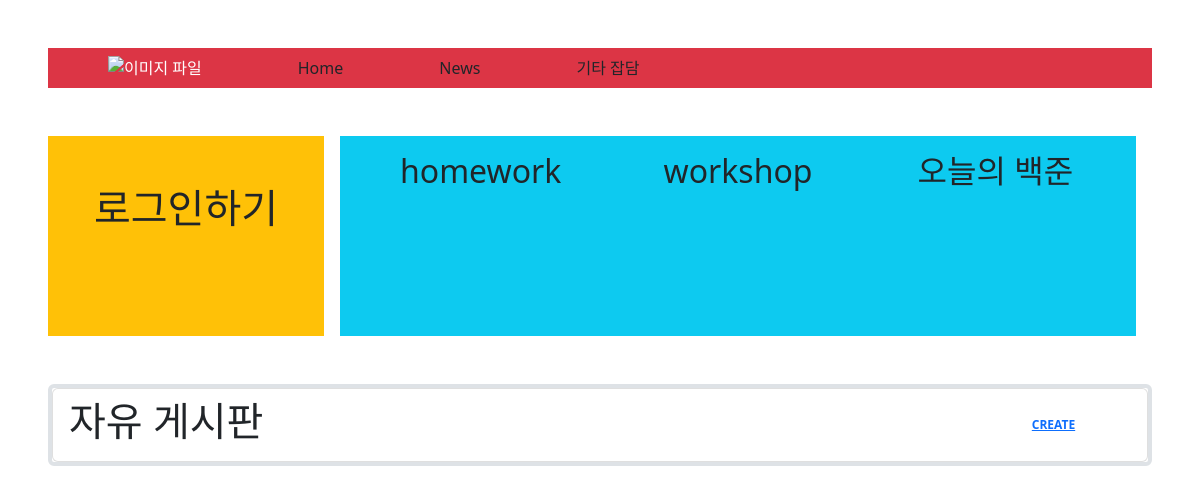
Before: /else_board/ with the older database file.
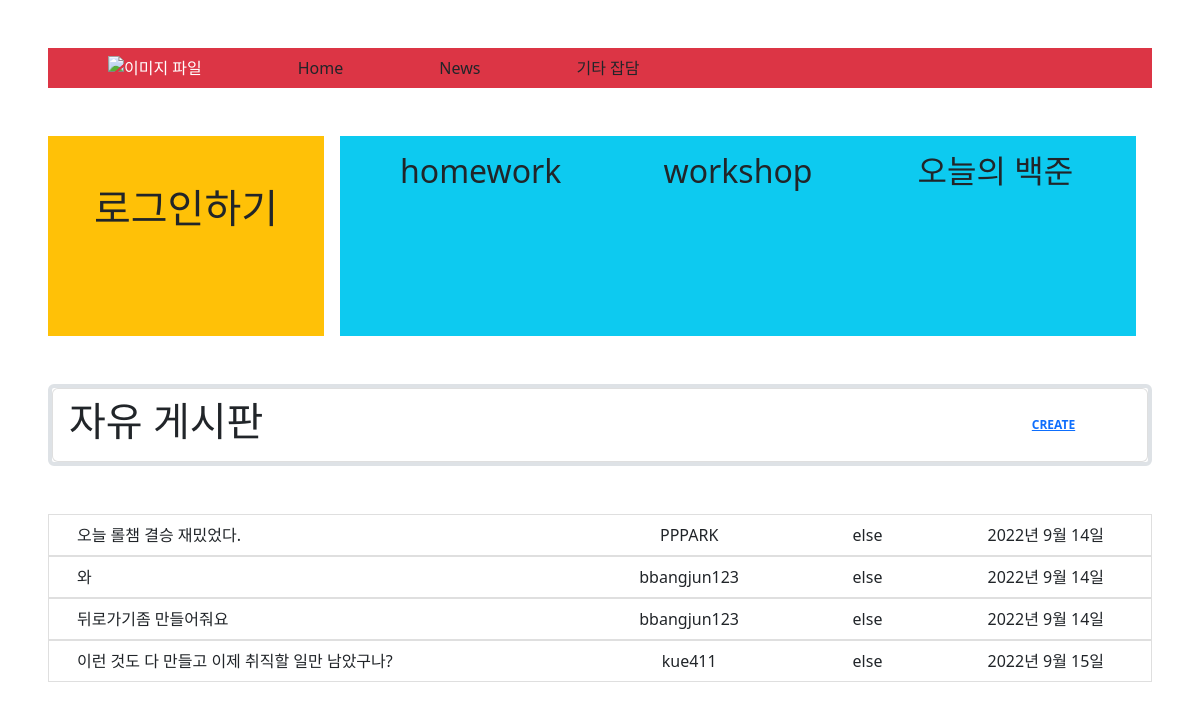
After: the same page with the newer database file.
### articles/models.py (models this page shows)
class ArticleModel(models.Model):
    variety_1 = (
              ('Backjoon', 'Backjoon'),
              ('SWEA', 'SWEA'),
              ('Programmers', 'Programmers'),
              ('else', 'else'),
    )
    username = models.CharField(max_length=30)
    title = models.CharField(max_length= 30)
    content = models.TextField()
    release_date = models.DateField(auto_now = True)
    update_date = models.DateField(auto_now_add= True)
    variety = models.CharField(max_length=30, choices=variety_1)

### articles/views.py (the view)
# urls.py: path('else_board/', views.else_board, name = 'else_board'),
def else_board(request):
    articles = ArticleModel.objects.filter(variety = "else")
    context = {
        "articles" : articles
    }
    return render(request, "articles/else_board.html", context)

### articles/templates/articles/else_board.html (shortened to what this page needs)
{% extends 'base.html' %}
{% block content %}
<ul class="list-group border border-4 my-5">
    <li class="list-group-item d-flex justify-content-between align-items-center">
      <h1>자유 게시판</h1>
      <span class="badge badge-primary badge-pill mx-5"><a href="{% url 'articles:create' %}">CREATE</a></span>
    </li>
</ul>
<ul class="list-group">
    {% for article in articles %}
    <a href="{% url 'articles:detail' article.id %}" class='text-decoration-none'>
    <li class="list-group-item list-group-item-action">
    <div class="container text-center">
        <div class="row">
            <div class="col-6 text-start">{{article.title}}</div>
            <div class="col-2">{{article.username}}</div>
            <div class="col-2">{{article.variety}}</div>
            <div class="col-2">{{article.release_date}}</div>
        </div>
    </div>
    </li>
    </a>
    {% endfor %}
</ul>
{% endblock content %}

Changed rows visible on the page:
now on this page (row edited): ArticleModel: title "오늘 롤챔 결승 재밌었다.", username "PPPARK", variety "else", release_date "2022년 9월 14일"
added ArticleModel: title "와", username "bbangjun123", variety "else", release_date "2022년 9월 14일"
added ArticleModel: title "뒤로가기좀 만들어줘요", username "bbangjun123", variety "else", release_date "2022년 9월 14일"
added ArticleModel: title "이런 것도 다 만들고 이제 취직할 일만 남았구나?", username "kue411", variety "else", release_date "2022년 9월 15일"
